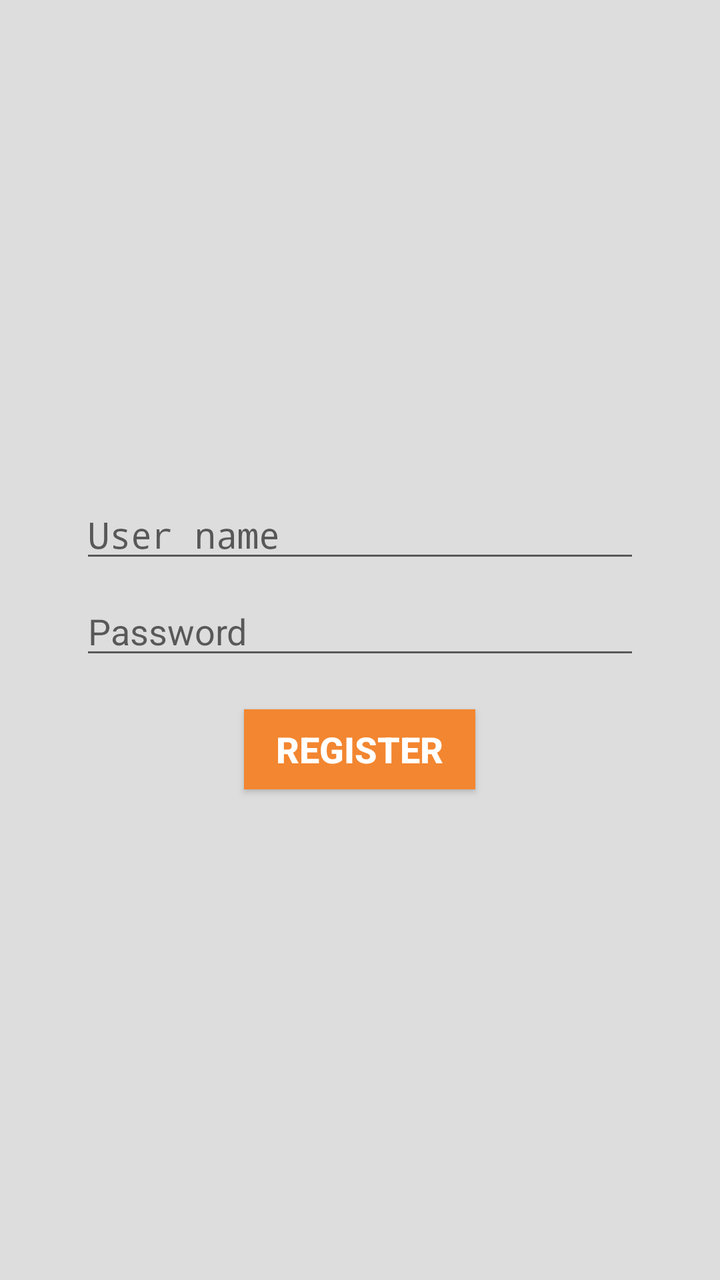
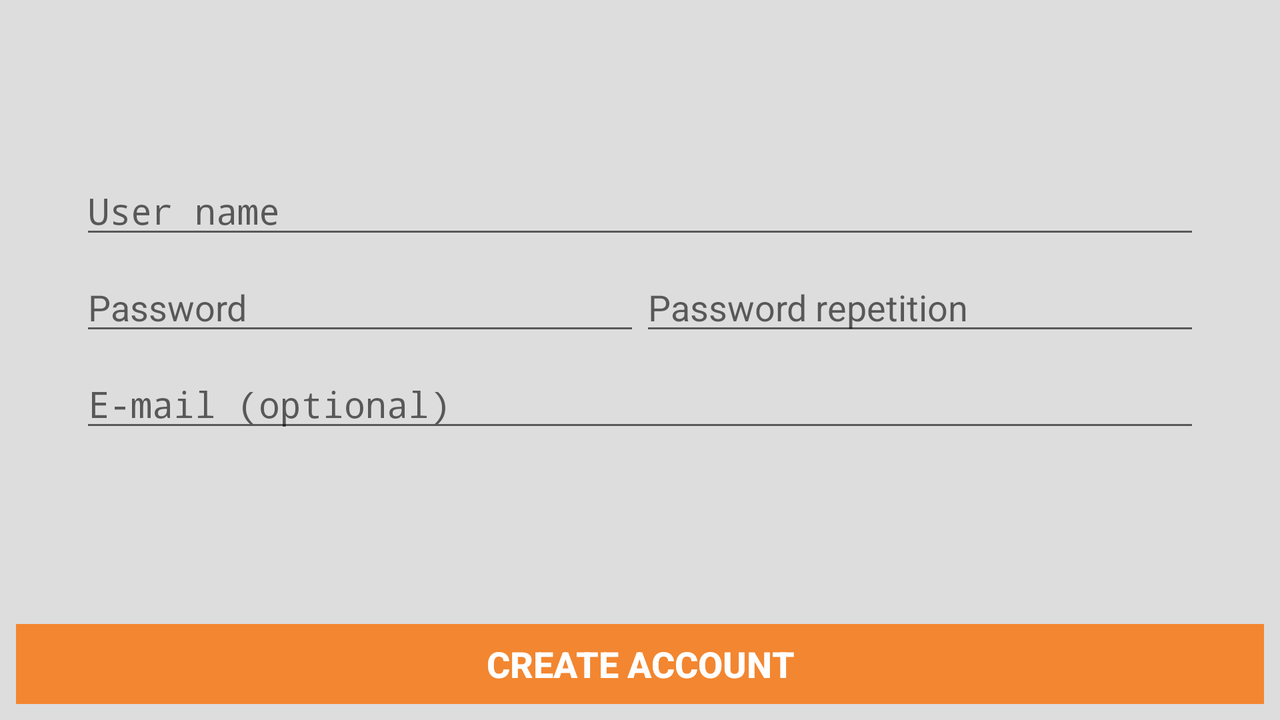

Two renders of one Android screen. The first uses the default layout on a phone; the second uses the alternative layout the repository ships for a different screen configuration, on a matching device. The two XML files are below.
<!-- AndroidManifest.xml: fallback theme Theme.MaterialComponents.DayNight.NoActionBar -->
<!-- res/layout/register_activity.xml -->
<?xml version="1.0" encoding="utf-8"?>
<LinearLayout xmlns:android="http://schemas.android.com/apk/res/android"
    android:layout_width="fill_parent"
    android:layout_height="fill_parent"
    android:background="@color/background"
    android:orientation="vertical" >

    <LinearLayout
        android:layout_width="fill_parent"
        android:layout_height="fill_parent"
        android:gravity="center_vertical"
        android:orientation="vertical"
        android:paddingLeft="40dp"
        android:paddingRight="40dp" >

        <EditText
            android:id="@+id/username"
            android:layout_width="fill_parent"
            android:layout_height="wrap_content"
            android:layout_marginBottom="7dp"
            android:hint="User name"
            android:inputType="textNoSuggestions"
            android:singleLine="true"
            android:typeface="monospace" />

        <EditText
            android:id="@+id/password"
            android:layout_width="fill_parent"
            android:layout_height="wrap_content"
            android:layout_marginBottom="20dp"
            android:hint="Password"
            android:imeOptions="actionGo"
            android:inputType="textPassword" />

        <Button
            android:id="@+id/register"
            style="@style/Button"
            android:text="Register" />
    </LinearLayout>

</LinearLayout>
<!-- resources referenced by this layout -->
<resources>
  <color name="background">#DDD</color>
  <style name="Button">
          <item name="android:layout_width">wrap_content</item>
          <item name="android:layout_height">40dp</item>
          <item name="android:background">@drawable/button_background</item>
          <item name="android:textSize">18sp</item>
          <item name="android:textColor">#ffffff</item>
          <item name="android:textStyle">bold</item>
          <item name="android:paddingLeft">16dp</item>
          <item name="android:paddingRight">16dp</item>
          <item name="android:layout_gravity">center</item>
          <item name="android:gravity">center</item>
      </style>
  <!-- drawable button_background (drawable) -->
  <?xml version="1.0" encoding="utf-8"?>
  <selector xmlns:android="http://schemas.android.com/apk/res/android">
  	<item android:state_pressed="true">
  		<shape>
  			<solid android:color="#666" />
  		</shape>
  	</item> 
  	<item android:state_focused="true">
  		<shape>
  			<solid android:color="#666" />
  		</shape>
  	</item> 
  	<item>
  		<shape>
  			<solid android:color="@color/the_green" />
  		</shape>
  	</item> 
  </selector>
  <color name="the_green">#F38630</color>
</resources>
<!-- res/layout-land/register_activity.xml (the author's variant of the layout above) -->
<!-- drawn on the phone turned sideways -->
<?xml version="1.0" encoding="utf-8"?>
<LinearLayout xmlns:android="http://schemas.android.com/apk/res/android"
    android:layout_width="fill_parent"
    android:layout_height="fill_parent"
    android:background="@color/background"
    android:orientation="vertical" >

    <LinearLayout
        android:layout_width="fill_parent"
        android:layout_height="0dp"
        android:layout_weight="1"
        android:gravity="center_vertical"
        android:orientation="vertical"
        android:paddingLeft="40dp"
        android:paddingRight="40dp" >

        <EditText
            android:id="@+id/username"
            android:layout_width="fill_parent"
            android:layout_height="wrap_content"
            android:layout_marginBottom="7dp"
            android:hint="User name"
            android:inputType="textNoSuggestions"
            android:singleLine="true"
            android:typeface="monospace" />

        <LinearLayout
            android:layout_width="match_parent"
            android:layout_height="wrap_content"
            android:layout_marginBottom="7dp" >

            <EditText
                android:id="@+id/password"
                android:layout_width="fill_parent"
                android:layout_height="wrap_content"
                android:layout_weight="1"
                android:hint="Password"
                android:inputType="textPassword" />

            <EditText
                android:id="@+id/password_rep"
                android:layout_width="fill_parent"
                android:layout_height="wrap_content"
                android:layout_weight="1"
                android:hint="Password repetition"
                android:inputType="textPassword" />
        </LinearLayout>

        <EditText
            android:id="@+id/email"
            android:layout_width="fill_parent"
            android:layout_height="wrap_content"
            android:hint="E-mail (optional)"
            android:inputType="textEmailAddress"
            android:singleLine="true"
            android:typeface="monospace" />
    </LinearLayout>

    <FrameLayout
        android:layout_width="fill_parent"
        android:layout_height="wrap_content"
        android:background="@color/action_bar_background"
        android:padding="8dp" >

        <Button
            android:id="@+id/register"
            style="@style/Button"
            android:layout_width="match_parent"
            android:text="Create Account" />
    </FrameLayout>

</LinearLayout>
